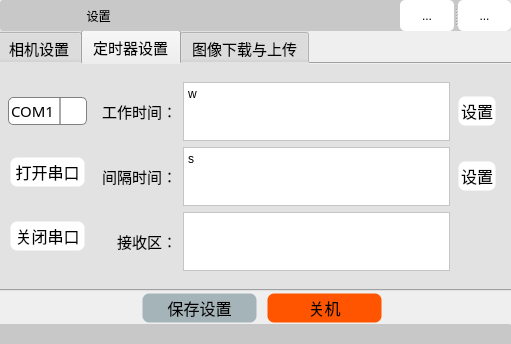
<?xml version="1.0" encoding="UTF-8"?>
<ui version="4.0">
 <class>settingwindow</class>
 <widget class="QWidget" name="settingwindow">
  <property name="windowModality">
   <enum>Qt::ApplicationModal</enum>
  </property>
  <property name="geometry">
   <rect>
    <x>0</x>
    <y>0</y>
    <width>511</width>
    <height>344</height>
   </rect>
  </property>
  <property name="windowTitle">
   <string>设置</string>
  </property>
  <property name="windowIcon">
   <iconset resource="d3cam.qrc">
    <normaloff>:/D3Cam/Win32/Debug/setting .ico</normaloff>:/D3Cam/Win32/Debug/setting .ico</iconset>
  </property>
  <property name="toolTip">
   <string/>
  </property>
  <property name="styleSheet">
   <string notr="true">
QRadioButton:indicator{
    width:17px; 
    height:17px;
}
QRadioButton::indicator::unchecked{
	image: url(:/D3Cam/Win32/Debug/radiobutton-unchecked-.png);
}
QRadioButton::indicator::checked{
	image: url(:/D3Cam/Win32/Debug/radiobutton-checked.png);
}
QPushButton{
	background-color: rgba(50, 90, 100, 100);
    border-style:dash;
    border-width:5px;
    border-radius:9px;
	border-color: rgba(255, 255, 255, 30);
	font: 12pt;
}
QPushButton:hover{
	background-color: rgba(50, 190, 255, 100);
	color: rgba(0, 0, 0, 200);
	border-color: rgba(255, 255, 255, 30);
}
QPushButton:pressed{
	background-color: rgba(100, 255, 100, 200);
	border-color: rgba(255, 255, 255, 0);
    border-style:inset;
	color: rgba(0, 0, 0,100);
}
QSlider::handle:horizontal {
    background: qlineargradient(x1:0, y1:0, x2:1, y2:1, stop:0 #b4b4b4, stop:1 #8f8f8f);
    border: 1px;
    width: 10px;
    margin: -3px 0 -3px 0;
    border-radius: 5px;
}

QSlider:sub-page:horizontal{
    height:1px;
	border-radius:3px;
	
	border-image: url(:/D3Cam/Win32/Debug/无标题1.png);
    
}
QSlider::groove:horizontal {
    subcontrol-origin: content;
    background: rgb(200, 200, 200);
    height: 10px;
}
QLineEdit {
    border: 2px solid gray;
    border-radius: 10px;
    padding: 0 8px;
    selection-background-color: darkgray;
}

QComboBox {
    border: 1px solid gray;
    border-radius: 5px;
    padding: 1px 2px 1px 2px;
}

QComboBox QAbstractItemView {
    border: 2px solid darkgray;
    selection-background-color: lightgray;
}

QComboBox::drop-down {
    subcontrol-origin: padding;
    subcontrol-position: top right;
    width: 25px;
 
    border-left-width: 2px;
    border-left-color: darkgray;
    border-left-style: solid; 
    border-top-right-radius: 5px;
    border-bottom-right-radius: 5px;
}
QComboBox::down-arrow{
	border-image: url(:/D3Cam/Win32/Debug/arrow_down.png);
    width:20px;
}

QMainWindow{
	border-radius:5px;
	border-color: rgb(85, 170, 255);
    
	background-color: rgb(255, 255, 0);
}

QGroupBox{
border-radius:5px;
}</string>
  </property>
  <widget class="QTabWidget" name="tabWidget">
   <property name="geometry">
    <rect>
     <x>-3</x>
     <y>30</y>
     <width>521</width>
     <height>261</height>
    </rect>
   </property>
   <property name="font">
    <font>
     <family>宋体</family>
     <pointsize>11</pointsize>
    </font>
   </property>
   <property name="toolTip">
    <string/>
   </property>
   <property name="styleSheet">
    <string notr="true">background-color: rgb(226, 226, 226);</string>
   </property>
   <property name="currentIndex">
    <number>1</number>
   </property>
   <widget class="QWidget" name="tab">
    <attribute name="title">
     <string>相机设置</string>
    </attribute>
    <attribute name="toolTip">
     <string>设置相机的白平衡、曝光与增益</string>
    </attribute>
    <layout class="QGridLayout" name="gridLayout_4">
     <item row="0" column="0" colspan="3">
      <layout class="QHBoxLayout" name="horizontalLayout_2">
       <item>
        <widget class="QLabel" name="label_3">
         <property name="font">
          <font>
           <family>Agency FB</family>
           <pointsize>11</pointsize>
           <weight>50</weight>
           <italic>false</italic>
           <bold>false</bold>
          </font>
         </property>
         <property name="text">
          <string>自动白平衡：</string>
         </property>
        </widget>
       </item>
       <item>
        <widget class="QRadioButton" name="radioBtnAutoWhiteOpen">
         <property name="text">
          <string>是</string>
         </property>
        </widget>
       </item>
       <item>
        <widget class="QRadioButton" name="radioBtnAutoWhiteClose">
         <property name="text">
          <string>否</string>
         </property>
        </widget>
       </item>
       <item>
        <widget class="QPushButton" name="btnResetWhiteBalance">
         <property name="styleSheet">
          <string notr="true">background-color: rgb(255, 255, 255);</string>
         </property>
         <property name="text">
          <string>重置</string>
         </property>
         <property name="icon">
          <iconset resource="d3cam.qrc">
           <normaloff>:/D3Cam/Win32/Debug/reset.ico</normaloff>:/D3Cam/Win32/Debug/reset.ico</iconset>
         </property>
         <property name="iconSize">
          <size>
           <width>19</width>
           <height>19</height>
          </size>
         </property>
        </widget>
       </item>
      </layout>
     </item>
     <item row="1" column="0">
      <widget class="QLabel" name="label">
       <property name="font">
        <font>
         <family>Agency FB</family>
         <pointsize>11</pointsize>
         <weight>50</weight>
         <italic>false</italic>
         <bold>false</bold>
        </font>
       </property>
       <property name="text">
        <string>曝光：</string>
       </property>
      </widget>
     </item>
     <item row="1" column="1">
      <widget class="QSlider" name="sliderExp">
       <property name="orientation">
        <enum>Qt::Horizontal</enum>
       </property>
      </widget>
     </item>
     <item row="1" column="2">
      <widget class="QLineEdit" name="editExp">
       <property name="font">
        <font>
         <family>Malgun Gothic</family>
         <pointsize>9</pointsize>
         <weight>9</weight>
         <italic>false</italic>
         <bold>false</bold>
        </font>
       </property>
       <property name="styleSheet">
        <string notr="true">font: 75 9pt &quot;Malgun Gothic&quot;;</string>
       </property>
      </widget>
     </item>
     <item row="2" column="0">
      <widget class="QLabel" name="label_2">
       <property name="styleSheet">
        <string notr="true">font: 11pt &quot;宋体&quot;;</string>
       </property>
       <property name="text">
        <string>增益：</string>
       </property>
      </widget>
     </item>
     <item row="2" column="1">
      <widget class="QSlider" name="sliderGain">
       <property name="orientation">
        <enum>Qt::Horizontal</enum>
       </property>
      </widget>
     </item>
     <item row="2" column="2">
      <widget class="QLineEdit" name="editGain">
       <property name="styleSheet">
        <string notr="true">font: 75 9pt &quot;Malgun Gothic&quot;;</string>
       </property>
      </widget>
     </item>
    </layout>
   </widget>
   <widget class="QWidget" name="tab_2">
    <attribute name="title">
     <string>定时器设置</string>
    </attribute>
    <attribute name="toolTip">
     <string>设置定时器工作时间和间隔时间</string>
    </attribute>
    <layout class="QGridLayout" name="gridLayout_5">
     <item row="0" column="0">
      <layout class="QVBoxLayout" name="verticalLayout">
       <item>
        <widget class="QComboBox" name="portnamecomboBox">
         <property name="font">
          <font>
           <family>Malgun Gothic</family>
           <pointsize>11</pointsize>
           <weight>50</weight>
           <italic>false</italic>
           <bold>false</bold>
          </font>
         </property>
         <property name="styleSheet">
          <string notr="true">font: 11pt &quot;Malgun Gothic&quot;;
background-color: rgb(255, 255, 255);</string>
         </property>
         <item>
          <property name="text">
           <string>COM1</string>
          </property>
         </item>
         <item>
          <property name="text">
           <string>COM2</string>
          </property>
         </item>
         <item>
          <property name="text">
           <string>COM3</string>
          </property>
         </item>
         <item>
          <property name="text">
           <string>COM4</string>
          </property>
         </item>
         <item>
          <property name="text">
           <string>COM5</string>
          </property>
         </item>
         <item>
          <property name="text">
           <string>COM6</string>
          </property>
         </item>
         <item>
          <property name="text">
           <string>COM7</string>
          </property>
         </item>
         <item>
          <property name="text">
           <string>COM8</string>
          </property>
         </item>
         <item>
          <property name="text">
           <string>COM9</string>
          </property>
         </item>
        </widget>
       </item>
       <item>
        <widget class="QPushButton" name="openBtn">
         <property name="font">
          <font>
           <pointsize>12</pointsize>
           <weight>50</weight>
           <italic>false</italic>
           <bold>false</bold>
          </font>
         </property>
         <property name="styleSheet">
          <string notr="true">background-color: rgb(255, 255, 255);</string>
         </property>
         <property name="text">
          <string>打开串口</string>
         </property>
         <property name="icon">
          <iconset resource="d3cam.qrc">
           <normaloff>:/D3Cam/Win32/Debug/serialport1.ico</normaloff>:/D3Cam/Win32/Debug/serialport1.ico</iconset>
         </property>
         <property name="iconSize">
          <size>
           <width>25</width>
           <height>25</height>
          </size>
         </property>
        </widget>
       </item>
       <item>
        <widget class="QPushButton" name="downBtn">
         <property name="font">
          <font>
           <pointsize>12</pointsize>
           <weight>50</weight>
           <italic>false</italic>
           <bold>false</bold>
          </font>
         </property>
         <property name="styleSheet">
          <string notr="true">background-color: rgb(255, 255, 255);</string>
         </property>
         <property name="text">
          <string>关闭串口</string>
         </property>
         <property name="icon">
          <iconset resource="d3cam.qrc">
           <normaloff>:/D3Cam/Win32/Debug/serialport2.net.ico</normaloff>:/D3Cam/Win32/Debug/serialport2.net.ico</iconset>
         </property>
         <property name="iconSize">
          <size>
           <width>25</width>
           <height>25</height>
          </size>
         </property>
        </widget>
       </item>
      </layout>
     </item>
     <item row="0" column="1">
      <widget class="QGroupBox" name="groupBox_4">
       <property name="font">
        <font>
         <family>Agency FB</family>
         <pointsize>11</pointsize>
        </font>
       </property>
       <property name="title">
        <string/>
       </property>
       <layout class="QGridLayout" name="gridLayout">
        <item row="1" column="0" colspan="2">
         <widget class="QLabel" name="label_6">
          <property name="font">
           <font>
            <family>宋体</family>
            <pointsize>11</pointsize>
            <weight>50</weight>
            <italic>false</italic>
            <bold>false</bold>
           </font>
          </property>
          <property name="text">
           <string>间隔时间：</string>
          </property>
         </widget>
        </item>
        <item row="0" column="2">
         <widget class="QTextBrowser" name="textBrowser_send1">
          <property name="styleSheet">
           <string notr="true">background-color: rgb(255, 255, 255);</string>
          </property>
          <property name="readOnly">
           <bool>false</bool>
          </property>
          <property name="html">
           <string>&lt;!DOCTYPE HTML PUBLIC &quot;-//W3C//DTD HTML 4.0//EN&quot; &quot;http://www.w3.org/TR/REC-html40/strict.dtd&quot;&gt;
&lt;html&gt;&lt;head&gt;&lt;meta name=&quot;qrichtext&quot; content=&quot;1&quot; /&gt;&lt;style type=&quot;text/css&quot;&gt;
p, li { white-space: pre-wrap; }
&lt;/style&gt;&lt;/head&gt;&lt;body style=&quot; font-family:'SimSun'; font-size:9pt; font-weight:400; font-style:normal;&quot;&gt;
&lt;p style=&quot; margin-top:0px; margin-bottom:0px; margin-left:0px; margin-right:0px; -qt-block-indent:0; text-indent:0px;&quot;&gt;w&lt;/p&gt;&lt;/body&gt;&lt;/html&gt;</string>
          </property>
         </widget>
        </item>
        <item row="0" column="0" colspan="2">
         <widget class="QLabel" name="label_5">
          <property name="font">
           <font>
            <family>Agency FB</family>
            <pointsize>11</pointsize>
            <weight>50</weight>
            <italic>false</italic>
            <bold>false</bold>
           </font>
          </property>
          <property name="styleSheet">
           <string notr="true">font: 11pt &quot;Agency FB&quot;;</string>
          </property>
          <property name="text">
           <string>工作时间：</string>
          </property>
         </widget>
        </item>
        <item row="0" column="3">
         <widget class="QPushButton" name="sendBtn1">
          <property name="font">
           <font>
            <family>宋体</family>
            <pointsize>11</pointsize>
            <weight>50</weight>
            <italic>false</italic>
            <bold>false</bold>
           </font>
          </property>
          <property name="styleSheet">
           <string notr="true">font: 11pt &quot;宋体&quot;;
background-color: rgb(255, 255, 255);</string>
          </property>
          <property name="text">
           <string>设置</string>
          </property>
         </widget>
        </item>
        <item row="1" column="3">
         <widget class="QPushButton" name="sendBtn2">
          <property name="font">
           <font>
            <pointsize>12</pointsize>
            <weight>50</weight>
            <italic>false</italic>
            <bold>false</bold>
           </font>
          </property>
          <property name="styleSheet">
           <string notr="true">background-color: rgb(255, 255, 255);</string>
          </property>
          <property name="text">
           <string>设置</string>
          </property>
         </widget>
        </item>
        <item row="1" column="2">
         <widget class="QTextBrowser" name="textBrowser_send2">
          <property name="styleSheet">
           <string notr="true">background-color: rgb(255, 255, 255);</string>
          </property>
          <property name="readOnly">
           <bool>false</bool>
          </property>
          <property name="html">
           <string>&lt;!DOCTYPE HTML PUBLIC &quot;-//W3C//DTD HTML 4.0//EN&quot; &quot;http://www.w3.org/TR/REC-html40/strict.dtd&quot;&gt;
&lt;html&gt;&lt;head&gt;&lt;meta name=&quot;qrichtext&quot; content=&quot;1&quot; /&gt;&lt;style type=&quot;text/css&quot;&gt;
p, li { white-space: pre-wrap; }
&lt;/style&gt;&lt;/head&gt;&lt;body style=&quot; font-family:'SimSun'; font-size:9pt; font-weight:400; font-style:normal;&quot;&gt;
&lt;p style=&quot; margin-top:0px; margin-bottom:0px; margin-left:0px; margin-right:0px; -qt-block-indent:0; text-indent:0px;&quot;&gt;s&lt;/p&gt;&lt;/body&gt;&lt;/html&gt;</string>
          </property>
         </widget>
        </item>
        <item row="2" column="2">
         <widget class="QTextBrowser" name="textBrowser_receive">
          <property name="styleSheet">
           <string notr="true">background-color: rgb(255, 255, 255);</string>
          </property>
         </widget>
        </item>
        <item row="2" column="1">
         <widget class="QLabel" name="label_7">
          <property name="font">
           <font>
            <family>宋体</family>
            <pointsize>11</pointsize>
           </font>
          </property>
          <property name="text">
           <string>接收区：</string>
          </property>
         </widget>
        </item>
       </layout>
      </widget>
     </item>
    </layout>
   </widget>
   <widget class="QWidget" name="tab_3">
    <attribute name="title">
     <string>图像下载与上传</string>
    </attribute>
    <attribute name="toolTip">
     <string>从相机存储中下载图像、上传触发文件至相机中</string>
    </attribute>
    <layout class="QGridLayout" name="gridLayout_6">
     <item row="0" column="0">
      <widget class="QGroupBox" name="groupBox_3">
       <property name="font">
        <font>
         <family>Agency FB</family>
         <pointsize>11</pointsize>
        </font>
       </property>
       <property name="autoFillBackground">
        <bool>false</bool>
       </property>
       <property name="title">
        <string/>
       </property>
       <widget class="QLabel" name="label_4">
        <property name="geometry">
         <rect>
          <x>21</x>
          <y>11</y>
          <width>72</width>
          <height>31</height>
         </rect>
        </property>
        <property name="font">
         <font>
          <family>宋体</family>
          <pointsize>11</pointsize>
          <weight>50</weight>
          <italic>false</italic>
          <bold>false</bold>
         </font>
        </property>
        <property name="styleSheet">
         <string notr="true">font: 11pt &quot;宋体&quot;;</string>
        </property>
        <property name="text">
         <string>下载到：</string>
        </property>
       </widget>
       <widget class="QLineEdit" name="editImgDownloadDir">
        <property name="geometry">
         <rect>
          <x>100</x>
          <y>10</y>
          <width>261</width>
          <height>31</height>
         </rect>
        </property>
        <property name="styleSheet">
         <string notr="true">font: 75 9pt &quot;Malgun Gothic&quot;;</string>
        </property>
        <property name="readOnly">
         <bool>true</bool>
        </property>
       </widget>
       <widget class="QToolButton" name="btnChooseImgDownloadDir">
        <property name="geometry">
         <rect>
          <x>373</x>
          <y>10</y>
          <width>61</width>
          <height>31</height>
         </rect>
        </property>
        <property name="styleSheet">
         <string notr="true">font: 9pt &quot;宋体&quot;;
background-color: rgb(255, 255, 255);
border-radius:5px;</string>
        </property>
        <property name="text">
         <string>...</string>
        </property>
       </widget>
       <widget class="QPushButton" name="downloadImgBtn">
        <property name="geometry">
         <rect>
          <x>25</x>
          <y>54</y>
          <width>91</width>
          <height>32</height>
         </rect>
        </property>
        <property name="font">
         <font>
          <family>宋体</family>
          <pointsize>11</pointsize>
          <weight>50</weight>
          <italic>false</italic>
          <bold>false</bold>
         </font>
        </property>
        <property name="styleSheet">
         <string notr="true">font: 11pt &quot;宋体&quot;;
background-color: rgb(255, 255, 255);</string>
        </property>
        <property name="text">
         <string>下载</string>
        </property>
        <property name="icon">
         <iconset resource="d3cam.qrc">
          <normaloff>:/D3Cam/Win32/Debug/download.ico</normaloff>:/D3Cam/Win32/Debug/download.ico</iconset>
        </property>
        <property name="autoDefault">
         <bool>false</bool>
        </property>
       </widget>
       <widget class="QPushButton" name="btnDeleteImgs">
        <property name="geometry">
         <rect>
          <x>123</x>
          <y>54</y>
          <width>91</width>
          <height>32</height>
         </rect>
        </property>
        <property name="font">
         <font>
          <family>宋体</family>
          <pointsize>11</pointsize>
          <weight>50</weight>
          <italic>false</italic>
          <bold>false</bold>
         </font>
        </property>
        <property name="styleSheet">
         <string notr="true">color: rgb(255, 0, 0);
font: 11pt &quot;宋体&quot;;
background-color: rgb(255, 255, 255);</string>
        </property>
        <property name="text">
         <string>删除</string>
        </property>
        <property name="icon">
         <iconset resource="d3cam.qrc">
          <normaloff>:/D3Cam/Win32/Debug/delete.ico</normaloff>:/D3Cam/Win32/Debug/delete.ico</iconset>
        </property>
        <property name="iconSize">
         <size>
          <width>20</width>
          <height>20</height>
         </size>
        </property>
       </widget>
      </widget>
     </item>
     <item row="1" column="0">
      <widget class="QGroupBox" name="groupBox_2">
       <property name="font">
        <font>
         <family>Agency FB</family>
         <pointsize>11</pointsize>
        </font>
       </property>
       <property name="styleSheet">
        <string notr="true"/>
       </property>
       <property name="title">
        <string>触发模式选择</string>
       </property>
       <widget class="QPushButton" name="uploadProgramBtn">
        <property name="geometry">
         <rect>
          <x>110</x>
          <y>30</y>
          <width>251</width>
          <height>41</height>
         </rect>
        </property>
        <property name="font">
         <font>
          <family>宋体</family>
          <pointsize>11</pointsize>
          <weight>50</weight>
          <italic>false</italic>
          <bold>false</bold>
         </font>
        </property>
        <property name="styleSheet">
         <string notr="true">font: 11pt &quot;宋体&quot;;
background-color: rgb(255, 255, 255);</string>
        </property>
        <property name="text">
         <string>选择触发文件并上传....</string>
        </property>
        <property name="icon">
         <iconset resource="d3cam.qrc">
          <normaloff>:/D3Cam/Win32/Debug/folder_open.ico</normaloff>:/D3Cam/Win32/Debug/folder_open.ico</iconset>
        </property>
        <property name="iconSize">
         <size>
          <width>25</width>
          <height>22</height>
         </size>
        </property>
       </widget>
      </widget>
     </item>
    </layout>
   </widget>
  </widget>
  <widget class="QLabel" name="label_8">
   <property name="geometry">
    <rect>
     <x>0</x>
     <y>0</y>
     <width>511</width>
     <height>31</height>
    </rect>
   </property>
   <property name="layoutDirection">
    <enum>Qt::LeftToRight</enum>
   </property>
   <property name="styleSheet">
    <string notr="true">background-color: rgb(200, 200, 200);
border-radius:3px;
font: 11pt &quot;宋体&quot;;</string>
   </property>
   <property name="text">
    <string>                          设置</string>
   </property>
  </widget>
  <widget class="QLabel" name="label_9">
   <property name="geometry">
    <rect>
     <x>-9</x>
     <y>324</y>
     <width>521</width>
     <height>31</height>
    </rect>
   </property>
   <property name="styleSheet">
    <string notr="true">background-color: rgb(200, 200, 200);
border-radius:3px;
font: 11pt &quot;宋体&quot;;</string>
   </property>
   <property name="text">
    <string/>
   </property>
  </widget>
  <widget class="QWidget" name="layoutWidget">
   <property name="geometry">
    <rect>
     <x>140</x>
     <y>290</y>
     <width>251</width>
     <height>42</height>
    </rect>
   </property>
   <layout class="QGridLayout" name="gridLayout_2">
    <property name="rightMargin">
     <number>7</number>
    </property>
    <property name="bottomMargin">
     <number>6</number>
    </property>
    <item row="0" column="0">
     <widget class="QPushButton" name="btnSaveCamConfig">
      <property name="font">
       <font>
        <family>宋体</family>
        <pointsize>11</pointsize>
        <weight>50</weight>
        <italic>false</italic>
        <bold>false</bold>
       </font>
      </property>
      <property name="styleSheet">
       <string notr="true">font: 11pt &quot;宋体&quot;;</string>
      </property>
      <property name="text">
       <string>保存设置</string>
      </property>
      <property name="icon">
       <iconset resource="d3cam.qrc">
        <normaloff>:/D3Cam/Win32/Debug/save.png</normaloff>:/D3Cam/Win32/Debug/save.png</iconset>
      </property>
     </widget>
    </item>
    <item row="0" column="1">
     <widget class="QPushButton" name="btnShutDownCam">
      <property name="font">
       <font>
        <family>宋体</family>
        <pointsize>11</pointsize>
        <weight>50</weight>
        <italic>false</italic>
        <bold>false</bold>
       </font>
      </property>
      <property name="toolTip">
       <string>断电</string>
      </property>
      <property name="styleSheet">
       <string notr="true">background-color: rgb(255, 85, 0);

font: 11pt &quot;宋体&quot;;</string>
      </property>
      <property name="text">
       <string>关机</string>
      </property>
      <property name="icon">
       <iconset resource="d3cam.qrc">
        <normaloff>:/D3Cam/Win32/Debug/shutdown.ico</normaloff>:/D3Cam/Win32/Debug/shutdown.ico</iconset>
      </property>
     </widget>
    </item>
   </layout>
   <zorder>btnShutDownCam</zorder>
   <zorder>btnSaveCamConfig</zorder>
  </widget>
  <widget class="QSplitter" name="splitter">
   <property name="geometry">
    <rect>
     <x>400</x>
     <y>0</y>
     <width>111</width>
     <height>31</height>
    </rect>
   </property>
   <property name="orientation">
    <enum>Qt::Horizontal</enum>
   </property>
   <widget class="QToolButton" name="minButton">
    <property name="styleSheet">
     <string notr="true">background-color: rgb(255, 255, 255);
color: rgb(0, 0, 0);
border-radius:5px;</string>
    </property>
    <property name="text">
     <string>...</string>
    </property>
   </widget>
   <widget class="QToolButton" name="closeButton">
    <property name="styleSheet">
     <string notr="true">color: rgb(0, 0, 0);

background-color: rgb(255, 255, 255);
border-radius:5px;</string>
    </property>
    <property name="text">
     <string>...</string>
    </property>
   </widget>
  </widget>
  <zorder>layoutWidget</zorder>
  <zorder>tabWidget</zorder>
  <zorder>label_8</zorder>
  <zorder>splitter</zorder>
  <zorder>label_9</zorder>
 </widget>
 <resources>
  <include location="d3cam.qrc"/>
 </resources>
 <connections/>
</ui>
